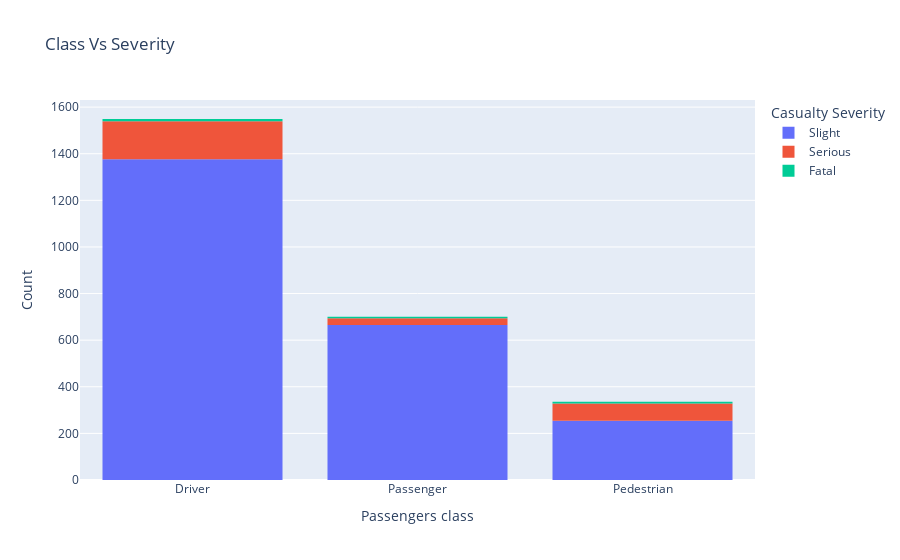

Notebook source saved alongside this figure:
### Markdown cell above
- We find that the more the incidents hours, are the more the lightning condition is darker even if street lights were on
- time in hours is skwed, this will be considered will scaling the data

### Code cell
# histogram wof actual hours vs Lighting Conditions
fig = px.histogram(df, x='Casualty Class', nbins=20,
                   color= 'Casualty Severity', title='Class Vs Severity')
fig.update_layout(
    xaxis_title='Passengers class',
    yaxis_title='Count',
    bargap=0.2,
)
fig.show()

### Figure 1 — Plotly figure (JSON) as saved in the notebook; plotly's stock layout.template omitted (floating-point values rounded to 4 significant figures; data arrays with more than 128 entries replaced by an {"elided": "..."} marker saying what was removed)
{"data": [{"bingroup": "x", "hovertemplate": "Casualty Severity=Slight<br>Casualty Class=%{x}<br>count=%{y}<extra></extra>", "legendgroup": "Slight", "marker": {"color": "#636efa", "pattern": {"shape": ""}}, "name": "Slight", "nbinsx": 20, "orientation": "v", "showlegend": true, "type": "histogram", "x": {"elided": "2295 str values"}, "xaxis": "x", "yaxis": "y"}, {"bingroup": "x", "hovertemplate": "Casualty Severity=Serious<br>Casualty Class=%{x}<br>count=%{y}<extra></extra>", "legendgroup": "Serious", "marker": {"color": "#EF553B", "pattern": {"shape": ""}}, "name": "Serious", "nbinsx": 20, "orientation": "v", "showlegend": true, "type": "histogram", "x": {"elided": "266 str values"}, "xaxis": "x", "yaxis": "y"}, {"bingroup": "x", "hovertemplate": "Casualty Severity=Fatal<br>Casualty Class=%{x}<br>count=%{y}<extra></extra>", "legendgroup": "Fatal", "marker": {"color": "#00cc96", "pattern": {"shape": ""}}, "name": "Fatal", "nbinsx": 20, "orientation": "v", "showlegend": true, "type": "histogram", "x": ["Passenger", "Driver", "Pedestrian", "Passenger", "Passenger", "Driver", "Driver", "Pedestrian", "Pedestrian", "Passenger", "Passenger", "Driver", "Driver", "Passenger", "Passenger", "Driver", "Driver", "Driver", "Pedestrian", "Driver", "Driver", "Pedestrian", "Pedestrian", "Pedestrian", "Pedestrian"], "xaxis": "x", "yaxis": "y"}], "layout": {"bargap": 0.2, "barmode": "relative", "legend": {"title": {"text": "Casualty Severity"}, "tracegroupgap": 0}, "title": {"text": "Class Vs Severity"}, "xaxis": {"anchor": "y", "domain": [0, 1], "title": {"text": "Passengers class"}}, "yaxis": {"anchor": "x", "domain": [0, 1], "title": {"text": "Count"}}}}
